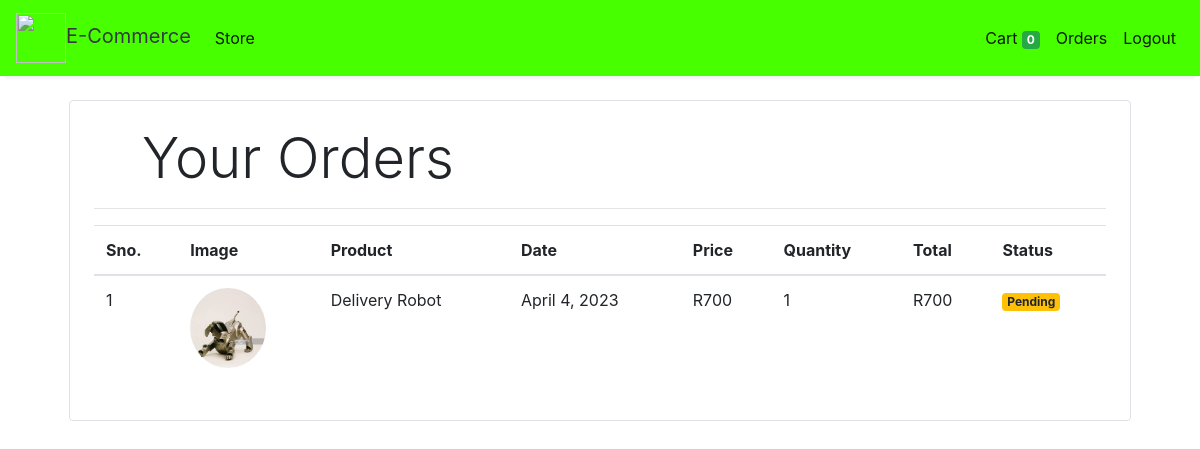
Screenshot of /orders (signed in) with the database file from the repository.
### store/models/orders.py (models this page shows, shortened)
class Order(models.Model):
    product = models.ForeignKey(Products,
                                on_delete=models.CASCADE)
    customer = models.ForeignKey(Customer,
                                 on_delete=models.CASCADE)
    quantity = models.IntegerField(default=1)
    price = models.IntegerField()
    address = models.CharField (max_length=50, default='', blank=True)
    phone = models.CharField (max_length=50, default='', blank=True)
    date = models.DateField (default=datetime.datetime.today)
    status = models.BooleanField (default=False)
    @staticmethod
    def get_orders_by_customer(customer_id):
        return Order.objects.filter(customer=customer_id).order_by('-date')

### store/models/product.py (models this page shows, shortened)
class Products(models.Model):
    name = models.CharField(max_length=60)
    price= models.IntegerField(default=0)
    category= models.ForeignKey(Category,on_delete=models.CASCADE,default=1 )
    description= models.CharField(max_length=250, default='', blank=True, null= True)
    image= models.ImageField(upload_to='uploads/products/')

### store/middlewares/auth.py (the view)
    def middleware(request):
        print(request.session.get('customer'))
        returnUrl = request.META['PATH_INFO']
        print(request.META['PATH_INFO'])
        if not request.session.get('customer'):
           return redirect(f'login?return_url={returnUrl}')
        response = get_response(request)
        return response

### store/templatetags/custom_filter.py (called while the page is built)
@register.filter(name='currency')
def currency(number):
    return "R"+str(number)

@register.filter(name='multiply')
def multiply(number , number1):
    return number * number1

### store/views/orders.py (called while the page is built)
    def get(self , request ):
        customer = request.session.get('customer')
        orders = Order.get_orders_by_customer(customer)
        print(orders)
        return render(request , 'orders.html'  , {'orders' : orders})

### store/templates/orders.html
{% extends 'base.html' %}
{% block content %}
{% load cart %}
{% load custom_filter %}
<div class="container">
   <div class="border rounded p-4 m-4">
        <p class="display-4 pl-4 ml-4">Your Orders</p>
        <hr>
        <table class="table">
            <thead>
                <tr>
                    <th>Sno.</th>
                    <th>Image</th>
                    <th>Product</th>
                    <th>Date</th>
                    <th>Price</th>
                    <th>Quantity</th>
                    <th>Total</th>
                    <th>Status</th>
                </tr>
            </thead>
            <tbody>
                {% for order in orders %}
                <tr>
                    <td>{{forloop.counter}}</td>
                    <td><img style="height: 80px;" class="rounded-circle" src="{{order.product.image.url}}" alt=""></td>
                    <td>{{order.product.name}}</td>
                    <td>{{order.date}}</td>
                    <td>{{order.price|currency}}</td>
                    <td>{{order.quantity}}</td>
                    <td>{{order.quantity|multiply:order.price|currency}}</td>
                    {% if order.status %}
                    <td><small class="badge badge-success">Completed</small></td>
                    {%else%}
                    <td><small class="badge badge-warning">Pending</small></td>
                    {% endif %}
                </tr>
                {% endfor %}
            </tbody>
        </table>
   </div>
</div>
{% endblock %}

### rows the page displays
Order: product.image (picture), product.name "Delivery Robot", date "April 4, 2023", price "R700", quantity "1", quantity|multiply "R700", status "Pending"

### other values shown
{{ request.session.cart.keys|length }} "0"
